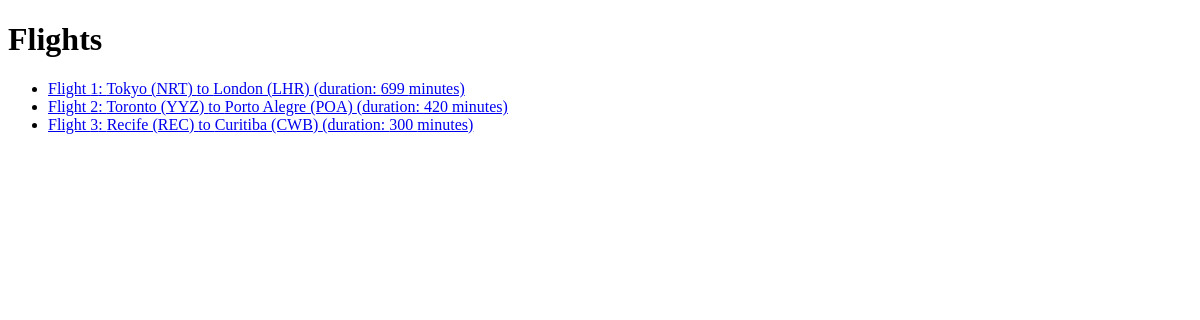
The page /flights/ on the database as committed earlier.
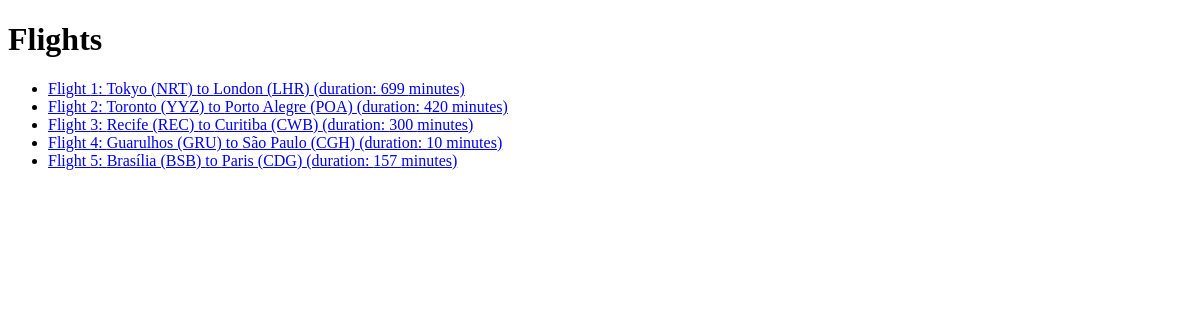
The same page on the database as committed later.
### flights/models.py (models this page shows, shortened)
class Flight(models.Model):
    origin = models.ForeignKey(Airport, on_delete=models.CASCADE, related_name="departures")
    destination = models.ForeignKey(Airport, on_delete=models.CASCADE, related_name="arrivals")
    duration = models.IntegerField()

class Airport(models.Model):
    code = models.CharField(max_length=3)
    city = models.CharField(max_length=64)
    def __str__(self):
        return f"{self.city} ({self.code})"

### flights/views.py (the view)
# urls.py: path('', views.index, name='index_flights'),
def index(request):
    return render(request, 'flights/index.html', {
        "flights": Flight.objects.all()
    })

### flights/templates/flights/index.html
{% extends "flights/layout.html" %}
{% block body %}
  <h1>Flights</h1>
  <ul>
    {% for flight in flights %}
      <li>
        <a href="{% url 'flight' flight.id %}">
        Flight {{ flight.id }}: {{ flight.origin }} to {{ flight.destination }} (duration: {{ flight.duration }} minutes)
      </a>
      </li>
    {% endfor %}
  </ul>
{% endblock %}

### flights/templates/flights/layout.html (shortened to what this page needs)
<!DOCTYPE html>
<html lang="en">
<head>
</head>
<body>
    {% block body %}
    {% endblock %}
</body>
</html>

Rows that differ between the two databases and show on the page:
added Flight: id "4", origin "Guarulhos (GRU)", destination "São Paulo (CGH)", duration "10"
added Flight: id "5", origin "Brasília (BSB)", destination "Paris (CDG)", duration "157"
